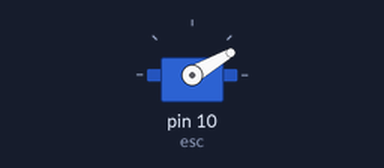
Recording of a sketch running on a simulated Arduino Uno, built with avr-gcc and run on an emulated ATmega328P. On the bench: servo.

Above: at 0.1 s.
At 3.1 s:
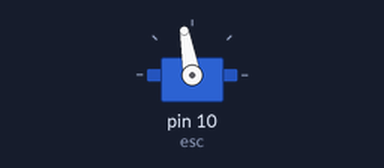
Timing chart, 0 to 4.6 s (numbered marks = the images above):
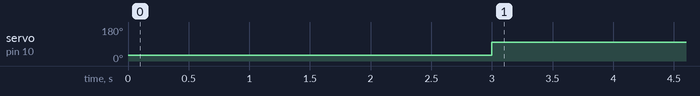

Measured:
- by itself, servo on pin 10 (esc): 30° → 100° at 3.0 s

The sketch:

BLDC_Code.ino
```cpp
//BLDC motor code
#include<Servo.h>

  Servo esc; //declare motor as esc

void setup() {
  esc.attach(10); //motor signal pin attached to pin 10
  esc.write(30); //initial throttle value of motor
  delay(3000); //delay for 3 sec
 }

void loop() {
    esc.write(100); // Speed of Motor varies from 50-130
}
```
